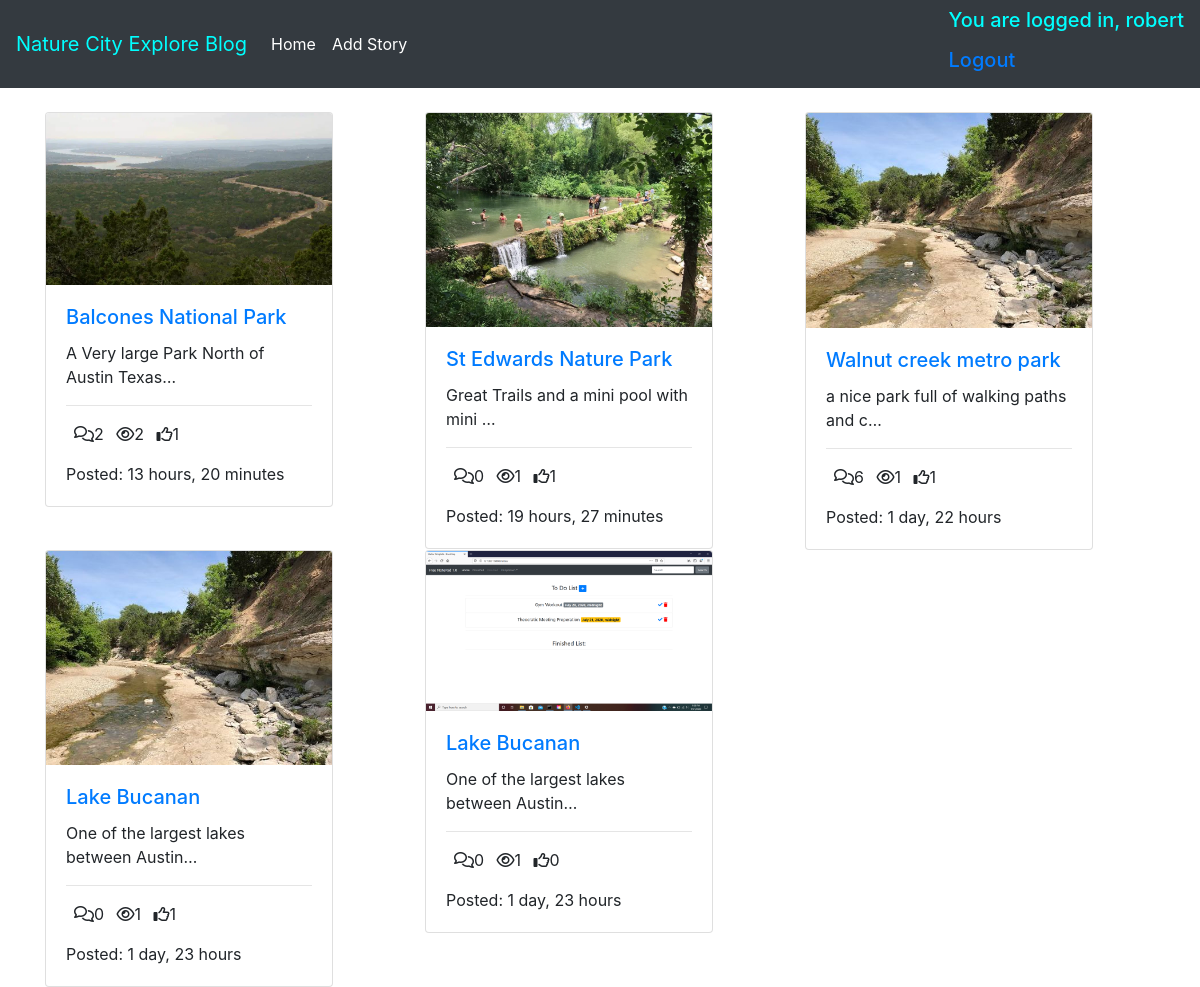
The page / (signed in) on the database its author committed.
### posts/models.py (models this page shows, shortened)
class User(AbstractUser):
    pass

class Post(models.Model):
    title = models.CharField(max_length=100)
    content = models.TextField()
    thumbnail = models.ImageField()
    publish_date = models.DateTimeField(auto_now_add=True)
    last_updated = models.DateTimeField(auto_now=True)
    author = models.ForeignKey(User, on_delete=models.CASCADE)
    slug = models.SlugField()
    def get_absolute_url(self):
        return reverse("detail", kwargs={
            'slug': self.slug
        })
    @property
    def get_comment_count(self):
        return self.comment_set.all().count()
    @property
    def get_view_count(self):
        return self.postview_set.all().count()
    @property
    def get_like_count(self):
        return self.like_set.all().count()

### posts/views.py (the view)
# urls.py: path('', PostListView.as_view(), name='list'),
class PostListView(ListView):
    model = Post
    queryset = Post.objects.order_by('-publish_date')
    context_object_name = 'post_list'

### posts/templates/posts/post_list.html
{% extends 'posts/base.html' %}
{% block content %}
<div class='container'>
    <div class='row'>
        {% for object in post_list %}
        <div class="col-4">
            <div class="card" style="width: 18rem;">
                <img src="{{ object.thumbnail.url }}" class="card-img-top" alt="...">
                <div class="card-body">
                <a href="{{ object.get_absolute_url }}">
                  <h5 class="card-title"> {{ object.title }}</h5></a>
                  <p class="card-text">{{ object.content|truncatechars:40 }}</p>
                  <hr/>
                  <p class='card-text'>
                      <span><i class="far fa-comments ml-2"></i>{{ object.get_comment_count }}</span>
                      <span><i class="far fa-eye ml-2"></i>{{ object.get_view_count }}</span>
                      <span><i class="far fa-thumbs-up ml-2"></i>{{ object.get_like_count }}</span>
                  </p>
                  <p class='card-text'>
                      Posted: {{ object.publish_date|timesince }}
                  </p>
                </div>
              </div>
        </div>
         {% endfor %}
</div>
</div>
{% endblock %}

### posts/templates/posts/base.html (shortened to what this page needs)
<!doctype html>
<html lang="en">
  <head>
<link rel="stylesheet" href="https://stackpath.bootstrapcdn.com/bootstrap/4.5.0/css/bootstrap.min.css">
  </head>
  <body>
    <nav class="navbar navbar-expand-md navbar-dark bg-dark mb-4">
  <a class="navbar-brand" style="color: aqua;" href="#">Nature City Explore Blog</a>
  <div class="collapse navbar-collapse" id="navbarCollapse">
    <ul class="navbar-nav mr-auto">
      <li class="nav-item active">
        <a class="nav-link" href="/">Home <span class="sr-only">(current)</span></a>
      </li>
      {% if request.user.is_authenticated %}
      <li class="nav-item active">
        <a class="nav-link" href="{% url 'create' %}">Add Story <span class="sr-only">(current)</span></a>
      </li>
      {% else %}
      <a class="nav-link" href="{% url 'login' %}">Add Story <span class="sr-only">(current)</span></a>
      <a class="nav-link" href="{% url 'signup' %}">Signup <span class="sr-only">(current)</span></a>
        {% endif %}
    </ul>
    <h5 style="color: aqua;">
      {% if request.user.is_authenticated %}
      <p>You are logged in, {{ request.user.username }}</p>
      <div>
        <a href="{% url 'logout' %}">Logout</a>
      </div>
      {% else %}
       <div><a href="{% url 'login' %}">Login</a></div>
      {% endif %}</h5>
  </div>
</nav>
  {% block content %}
{% endblock %}
</body>
</html>

### rows shown on the page
User: user.username "robert"
Post: thumbnail (picture), title "Balcones National Park", content "A Very large Park North of Austin Texas…", get_comment_count "2", get_view_count "2", get_like_count "1", publish_date "13 hours, 20 minutes"
Post: thumbnail (picture), title "St Edwards Nature Park", content "Great Trails and a mini pool with mini …", get_comment_count "0", get_view_count "1", get_like_count "1", publish_date "19 hours, 27 minutes"
Post: thumbnail (picture), title "Walnut creek metro park", content "a nice park full of walking paths and c…", get_comment_count "6", get_view_count "1", get_like_count "1", publish_date "1 day, 22 hours"
Post: thumbnail (picture), title "Lake Bucanan", content "One of the largest lakes between Austin…", get_comment_count "0", get_view_count "1", get_like_count "1", publish_date "1 day, 23 hours"
Post: thumbnail (picture), title "Lake Bucanan", content "One of the largest lakes between Austin…", get_comment_count "0", get_view_count "1", get_like_count "0", publish_date "1 day, 23 hours"
